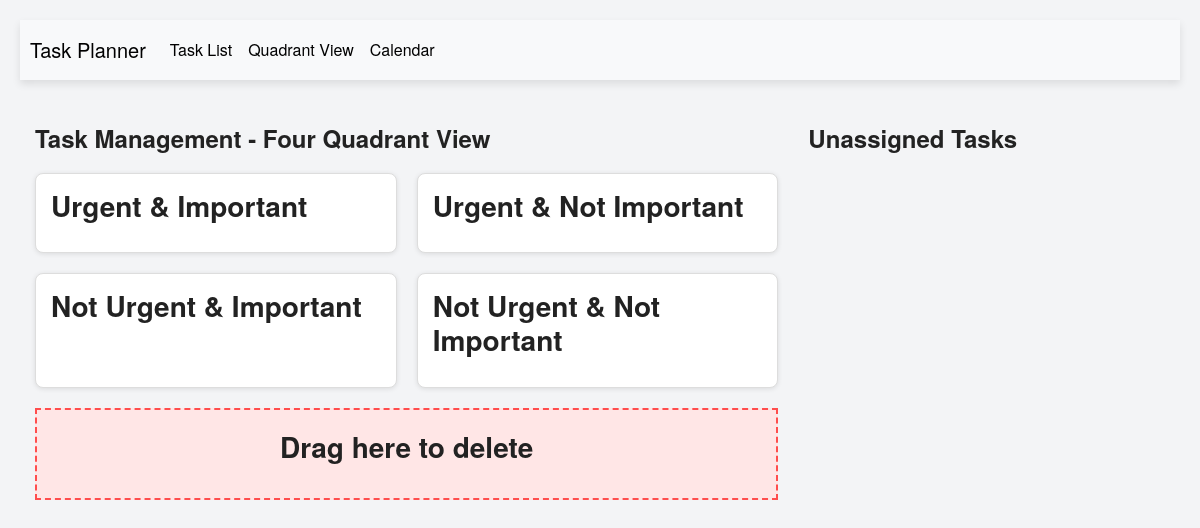
The app's page /quadrant_view, older data.
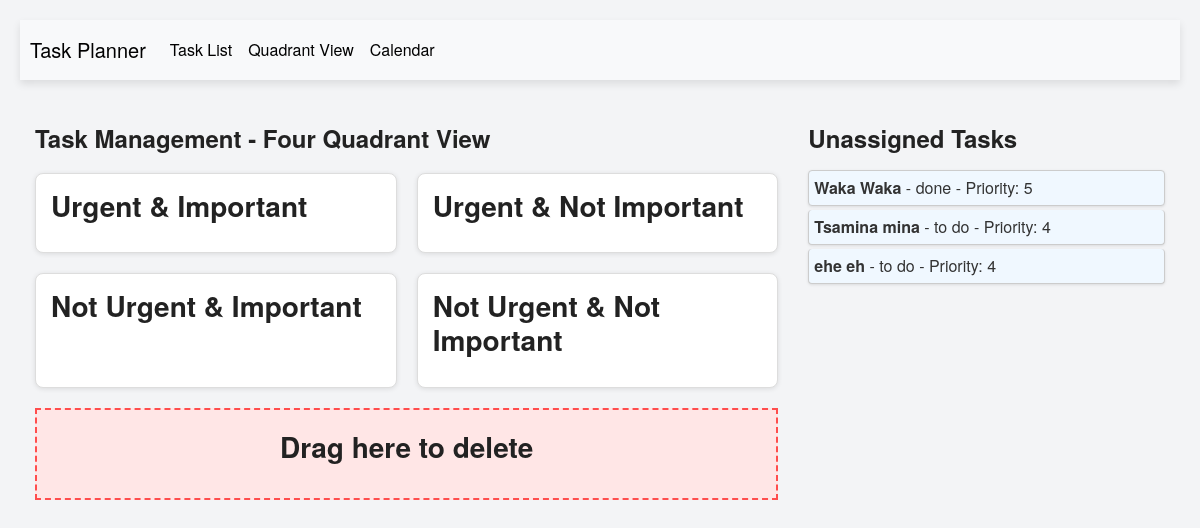
The same page, newer data.
### app/models.py (models this page shows, shortened)
class Task(db.Model):
    __tablename__ = 'task'
    id = db.Column(db.Integer, primary_key=True)
    title = db.Column(db.String(100), nullable=False)  # Task title (required)
    description = db.Column(db.String(500))  # Optional description
    due_date = db.Column(db.DateTime, nullable=True)  # Optional due date
    estimated_time = db.Column(db.Integer, nullable=True)  # Optional duration in minutes
    priority = db.Column(db.Integer, CheckConstraint('priority BETWEEN 1 AND 5'), nullable=True)  # 1 to 5
    status = db.Column(db.Enum("to do", "doing", "done"), default="to do", nullable=False)  # Default: 'to do'
    reminder = db.Column(db.DateTime, nullable=True)  # Optional reminder time
    created_at = db.Column(db.DateTime, default=datetime.utcnow)  # Created timestamp
    updated_at = db.Column(db.DateTime, onupdate=datetime.utcnow)  # Updated timestamp
    user_id = db.Column(db.Integer, db.ForeignKey('user.id'))  # Foreign key to User
    user = db.relationship('User', back_populates='tasks')  # Relationship to User
    quadrant = db.Column(db.String(50), nullable=True)
    calendar_date = db.Column(db.Date, nullable=True)  # Specific date for the task
    start_time = db.Column(db.Time, nullable=True)  # Start time on the calendar
    duration_minutes = db.Column(db.Integer, nullable=True)  # Duration in minutes
    assigned_day = db.Column(db.Integer, nullable=True)  # Day of the week (0 for Monday, 6 for Sunday)
    assigned_hour = db.Column(db.Integer, nullable=True)  # Hour of the day (0 to 23)

### app/routes.py (the view)
@main.route('/quadrant_view')
def quadrant_view():
    unassigned_tasks = Task.query.filter_by(quadrant=None).all()
    urgent_important_tasks = Task.query.filter_by(quadrant='urgent-important').all()
    urgent_not_important_tasks = Task.query.filter_by(quadrant='urgent-not-important').all()
    not_urgent_important_tasks = Task.query.filter_by(quadrant='not-urgent-important').all()
    not_urgent_not_important_tasks = Task.query.filter_by(quadrant='not-urgent-not-important').all()
    return render_template('quadrant_view.html',
                           unassigned_tasks=unassigned_tasks,
                           urgent_important_tasks=urgent_important_tasks,
                           urgent_not_important_tasks=urgent_not_important_tasks,
                           not_urgent_important_tasks=not_urgent_important_tasks,
                           not_urgent_not_important_tasks=not_urgent_not_important_tasks)

### app/templates/quadrant_view.html (shortened to what this page needs)
{% extends 'layout.html' %}
{% block main %}
<div class="row">
    <div class="col-md-8">
        <h2>Task Management - Four Quadrant View</h2>
        <div class="quadrant-container">
            <div class="quadrant" id="urgent-important">
                <h3>Urgent & Important</h3>
            </div>
            <div class="quadrant" id="urgent-not-important">
                <h3>Urgent & Not Important</h3>
            </div>
            <div class="quadrant" id="not-urgent-important">
                <h3>Not Urgent & Important</h3>
            </div>
            <div class="quadrant" id="not-urgent-not-important">
                <h3>Not Urgent & Not Important</h3>
            </div>
        </div>
        <div class="deletion-zone" id="deletion-zone">
            <h3>Drag here to delete</h3>
        </div>
    </div>
    <div class="col-md-4">
        <h2>Unassigned Tasks</h2>
        <ul class="list-group" id="unassigned-task-list">
            {% for task in unassigned_tasks %}
            <li class="list-group-item task-item" draggable="true" data-task-id="{{ task.id }}">
                <strong>{{ task.title }}</strong> - {{ task.status }} - Priority: {{ task.priority }}
            </li>
        {% endfor %}
        </ul>
    </div>
</div>
{% endblock %}

### app/templates/layout.html (shortened to what this page needs)
<!DOCTYPE html>
<html lang="en">
<head>
    <link rel="stylesheet" href="https://maxcdn.bootstrapcdn.com/bootstrap/4.5.2/css/bootstrap.min.css">
    <link rel="stylesheet" href="{{ url_for('static', filename='css/styles.css') }}">
</head>
<body>
    <nav class="navbar navbar-expand-lg navbar-light bg-light">
        <a class="navbar-brand" href="{{ url_for('main.index') }}">Task Planner</a>
        <div class="collapse navbar-collapse" id="navbarNav">
            <ul class="navbar-nav">
                <li class="nav-item">
                    <a class="nav-link" href="{{ url_for('main.index') }}">Task List</a>
                </li>
                <li class="nav-item">
                    <a class="nav-link" href="{{ url_for('main.quadrant_view') }}">Quadrant View</a>
                </li>
                <li class="nav-item">
                    <a class="nav-link" href="{{ url_for('main.calendar_view') }}">Calendar</a>
                </li>
            </ul>
        </div>
    </nav>
    <div class="container mt-4">
        {% block main %}{% endblock %}
    </div>
</body>
</html>

### app/static/css/styles.css (style rules this page uses)
body { font-family: 'Helvetica Neue', Arial, sans-serif; background-color: #f3f4f6; color: #333; margin: 0; padding: 20px; }
h1, h2, h3 { font-weight: 600; color: #222; margin-bottom: 15px; }
h2 { font-size: 1.5em; margin-top: 20px; }
.navbar { background-color: #0056b3; padding: 10px; box-shadow: 0 4px 8px rgba(0, 0, 0, 0.1); }
.navbar-brand, .navbar-nav .nav-link { color: #000000 !important; font-weight: 500; }
.container { max-width: 1200px; margin: auto; }
.task-list, .list-group-item { border-radius: 6px; margin-bottom: 8px; }
.task-item { background-color: #f8f9fa; padding: 10px; border-radius: 6px; box-shadow: 0 1px 3px rgba(0, 0, 0, 0.1); }
.quadrant-container { display: grid; grid-template-columns: repeat(auto-fit, minmax(300px, 1fr)); gap: 20px; margin-top: 20px; }
.quadrant { border: 1px solid #ddd; border-radius: 8px; padding: 15px; background-color: #fff; box-shadow: 0 1px 5px rgba(0, 0, 0, 0.1); transition: transform 0.2s ease-in-out; }
.deletion-zone { border: 2px dashed #ff4d4d; color: #ff4d4d; padding: 20px; text-align: center; margin-top: 20px; background-color: #ffe6e6; }
.task-item { background-color: #f0f8ff; border: 1px solid #ccc; padding: 5px; margin: 2px 0; border-radius: 4px; cursor: grab; }

Row changes from the older to the newer data that the page shows:
added Task: title "Waka Waka", status "done", priority "5"
added Task: title "Tsamina mina", status "to do", priority "4"
added Task: title "ehe eh", status "to do", priority "4"
